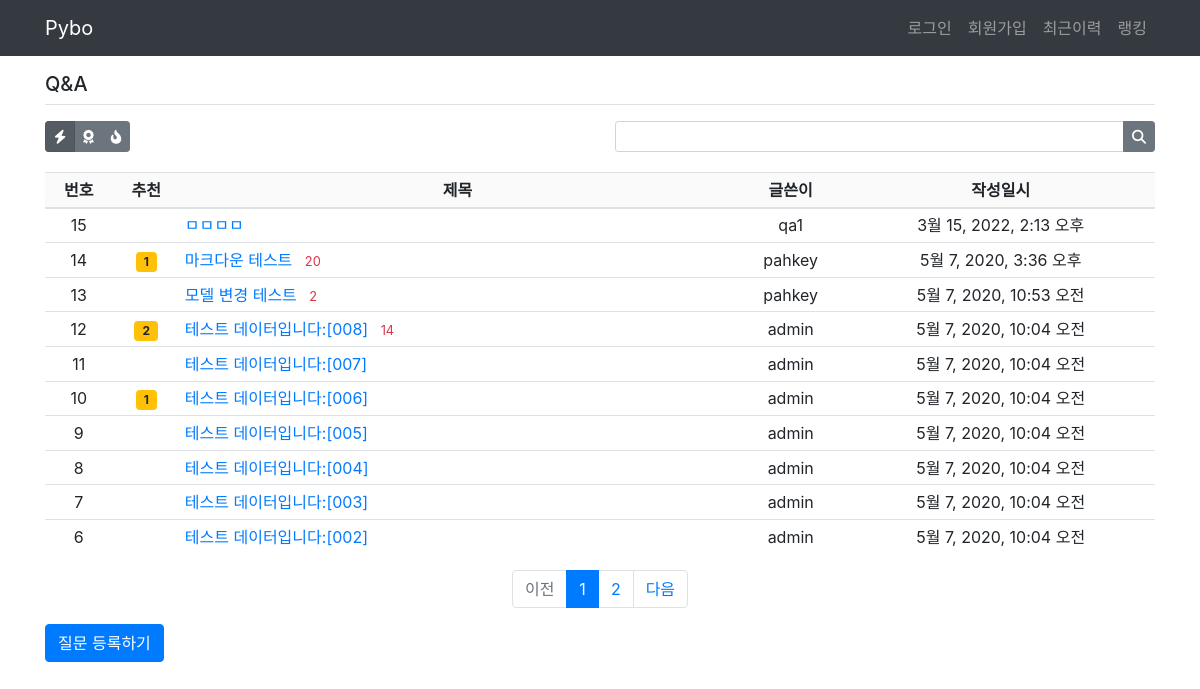
Screenshot of /pybo/ with the database file from the repository.
### pybo/models.py (models this page shows)
class Question(models.Model):
    author = models.ForeignKey(User, on_delete=models.CASCADE, related_name='author_question')
    subject = models.CharField(max_length=200)
    content = models.TextField()
    create_date = models.DateTimeField()
    modify_date = models.DateTimeField(null=True, blank=True)
    voter = models.ManyToManyField(User, related_name='voter_question')

### pybo/views/base_views.py (the view, shortened to what this page needs)
# urls.py: path('', base_views.index, name='index'),  # '/' 에 해당되는 path
def index(request):
    page = request.GET.get('page', '1')  # 페이지
    kw = request.GET.get('kw', '')  # 검색어
    so = request.GET.get('so', 'recent')  # 정렬기준
    if so == 'recommend':
        question_list = Question.objects.annotate(num_voter=Count('voter')).order_by('-num_voter', '-create_date')
    elif so == 'popular':
        question_list = Question.objects.annotate(num_answer=Count('answer')).order_by('-num_answer', '-create_date')
    else:  # recent
        question_list = Question.objects.order_by('-create_date')
    paginator = Paginator(question_list, 10)  # 페이지당 10개씩 보여주기
    page_obj = paginator.get_page(page)
    context = {'question_list': page_obj, 'page': page, 'kw': kw, 'so': so}
    return render(request, 'pybo/question_list.html', context)

### pybo/templatetags/pybo_filter.py (called while the page is built)
@register.filter
def sub(value, arg):
    return value - arg

### templates/pybo/question_list.html (shortened to what this page needs)
{% extends 'base.html' %}
{% load pybo_filter %}
{% block content %}
<div class="container my-3">
    <h5 class="border-bottom pb-2 mb-3">Q&A</h5>
    <div class="row justify-content-between mb-3">
        <div class="col-6">
            <div class="btn-group" role="group">
                <button type="button" title="최신순" class="btn btn-sm btn-secondary so {% if so == 'recent' %}active{% endif %}" data-so="recent"><i class="fa-solid fa-bolt"></i></button>
                <button type="button" title="추천순" class="btn btn-sm btn-secondary so {% if so == 'recommend' %}active{% endif %}" data-so="recommend"><i class="fas fa-award"></i></button>
                <button type="button" title="인기순" class="btn btn-sm btn-secondary so {% if so == 'popular' %}active{% endif %}" data-so="popular"><i class="fa-solid fa-fire-flame-curved"></i></button>
            </div>
        </div>
        <div class="col-6 input-group input-group-sm mb-1">
            <input type="text" class="form-control form-control-sm kw" value="" onkeypress="return search(event)">
            <div class="input-group-append">
                <button class="btn btn-secondary" type="button" id="btn_search">
                    <i class="fas fa-search"></i>
                </button>
            </div>
        </div>
    </div>
</div>
<div class="table-responsive container my-3">
    <table class="table table-sm table-hover">
        <thead>
        <tr class="text-center" style="background-color:#fafafa">
            <th>번호</th>
            <th>추천</th>
            <th style="width:50%">제목</th>
            <th>글쓴이</th>
            <th>작성일시</th>
        </tr>
        </thead>
        <tbody>
        {% if question_list %}
        {% for question in question_list %}
        <tr class="text-center">
            <td>
                {{ question_list.paginator.count|sub:question_list.start_index|sub:forloop.counter0|add:1 }}
            </td>
            <td>
                {% if question.voter.all.count > 0 %}
                <span class="badge badge-warning px-2 py-1">{{ question.voter.all.count }}</span>
                {% endif %}
            </td>
            <td class="text-left">
                <a href="{% url 'pybo:detail' question.id %}">{{ question.subject }}</a>
                {% if question.answer_set.count > 0 %}
                <span class="text-danger small ml-2">{{ question.answer_set.count }}</span>
                {% endif %}
            </td>
            <td>{{ question.author.username }}</td>
            <td>{{ question.create_date }}</td>
        </tr>
        {% endfor %}
        {% else %}
        <tr>
            <td colspan="3">질문이 없습니다.</td>
        </tr>
        {% endif %}
        </tbody>
    </table>
    <ul class="pagination justify-content-center">
        {% if question_list.has_previous %}
        <li class="page-item">
            <a class="page-link" data-page="{{ question_list.previous_page_number }}" href="#">이전</a>
        </li>
        {% else %}
        <li class="page-item disabled">
            <a class="page-link" tabindex="-1" aria-disabled="true" href="#">이전</a>
        </li>
        {% endif %}
        {% for page_number in question_list.paginator.page_range %}
            {% if page_number >= question_list.number|add:-5 and page_number <= question_list.number|add:5 %}
                {% if page_number == question_list.number %}
                <li class="page-item active" aria-current="page">
                    <a class="page-link" data-page="{{ page_number }}" href="#">{{ page_number }}</a>
                </li>
                {% else %}
                <li class="page-item">
                    <a class="page-link" data-page="{{ page_number }}" href="#">{{ page_number }}</a>
                </li>
                {% endif %}
            {% endif %}
        {% endfor %}
        {% if question_list.has_next %}
        <li class="page-item">
            <a class="page-link" data-page="{{ question_list.next_page_number }}" href="#">다음</a>
        </li>
        {% else %}
        <li class="page-item disabled">
            <a class="page-link" tabindex="-1" aria-disabled="true" href="#">다음</a>
        </li>
        {% endif %}
    </ul>
    <a href="{% url 'pybo:question_create' %}" class="btn btn-primary">질문 등록하기</a>
</div>
{% endblock %}

### rows the page displays
Question: paginator.count|sub "15", subject "ㅁㅁㅁㅁ", author.username "qa1", create_date "3월 15, 2022, 2:13 오후"
Question: paginator.count|sub "14", voter.all.count "1", subject "마크다운 테스트", answer_set.count "20", author.username "pahkey", create_date "5월 7, 2020, 3:36 오후"
Question: paginator.count|sub "13", subject "모델 변경 테스트", answer_set.count "2", author.username "pahkey", create_date "5월 7, 2020, 10:53 오전"
Question: paginator.count|sub "12", voter.all.count "2", subject "테스트 데이터입니다:[008]", answer_set.count "14", author.username "admin", create_date "5월 7, 2020, 10:04 오전"
Question: paginator.count|sub "11", subject "테스트 데이터입니다:[007]", author.username "admin", create_date "5월 7, 2020, 10:04 오전"
Question: paginator.count|sub "10", voter.all.count "1", subject "테스트 데이터입니다:[006]", author.username "admin", create_date "5월 7, 2020, 10:04 오전"
Question: paginator.count|sub "9", subject "테스트 데이터입니다:[005]", author.username "admin", create_date "5월 7, 2020, 10:04 오전"
Question: paginator.count|sub "8", subject "테스트 데이터입니다:[004]", author.username "admin", create_date "5월 7, 2020, 10:04 오전"
Question: paginator.count|sub "7", subject "테스트 데이터입니다:[003]", author.username "admin", create_date "5월 7, 2020, 10:04 오전"
Question: paginator.count|sub "6", subject "테스트 데이터입니다:[002]", author.username "admin", create_date "5월 7, 2020, 10:04 오전"

### other values shown
{{ page_number }} "1"
{{ page_number }} "2"
